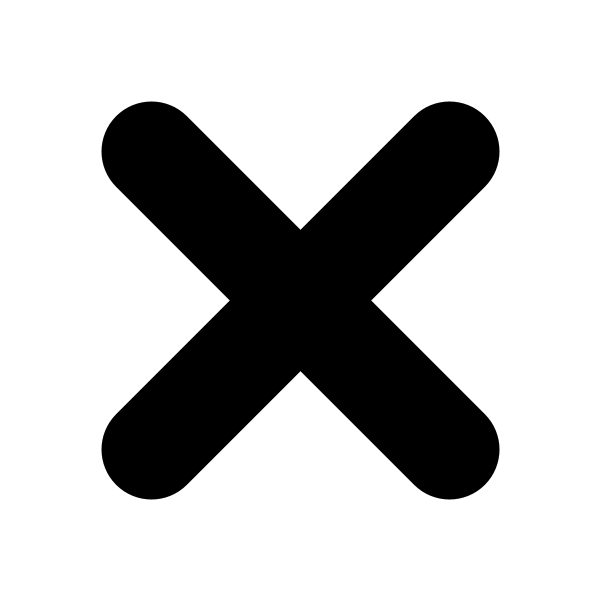
Frame 1 (no input)
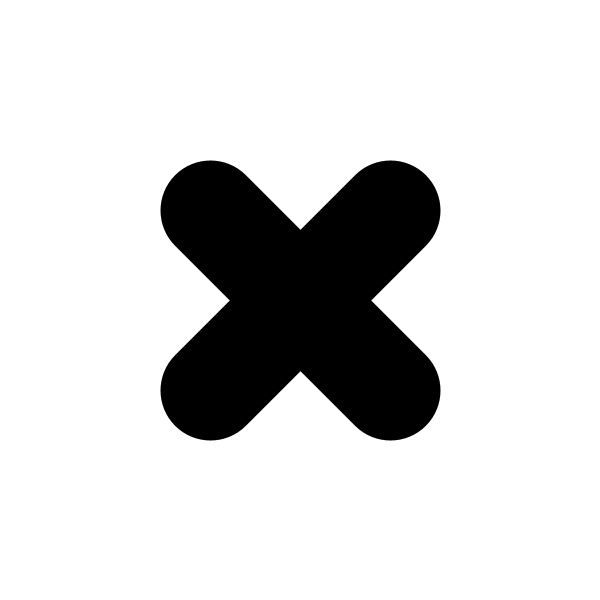
Frame 60 (the mouse pressed at the canvas centre just before this capture)
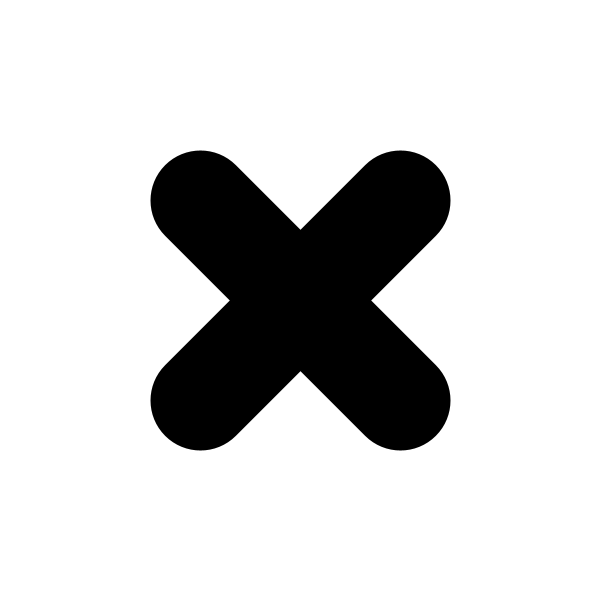
Frame 120 (the mouse held since frame 60 and released just before this capture)

The Processing sketch that drew these frames (run headless with seeded random() and noise(); from frame 60 on, the mouse is pressed at the canvas centre):

// Processing sketch: sketch_2A_0_1
// ── sketch_2A_0_1.pde

void setup() {
  size (600, 600);
}
int strokeBaseWeight = 100;

void draw() {
  background(255);
  //int strokeWeight = strokeBaseWeight - frameCount * 5 % strokeBaseWeight;
  int strokeWeight = strokeBaseWeight;
  int lineLengthHalf = 150 - frameCount % 70;
  //int lineLengthHalf = 150;
  //float offsetX = random(-50, 50);
  float offsetX = 0;

  strokeWeight(strokeWeight);
  println(strokeWeight);
  
  line(width/2 - lineLengthHalf + offsetX, height/2 - lineLengthHalf, width/2 + lineLengthHalf, height/2 + lineLengthHalf);
  line(width/2 + lineLengthHalf + offsetX, height/2 - lineLengthHalf, width/2 - lineLengthHalf, height/2 + lineLengthHalf);
}
